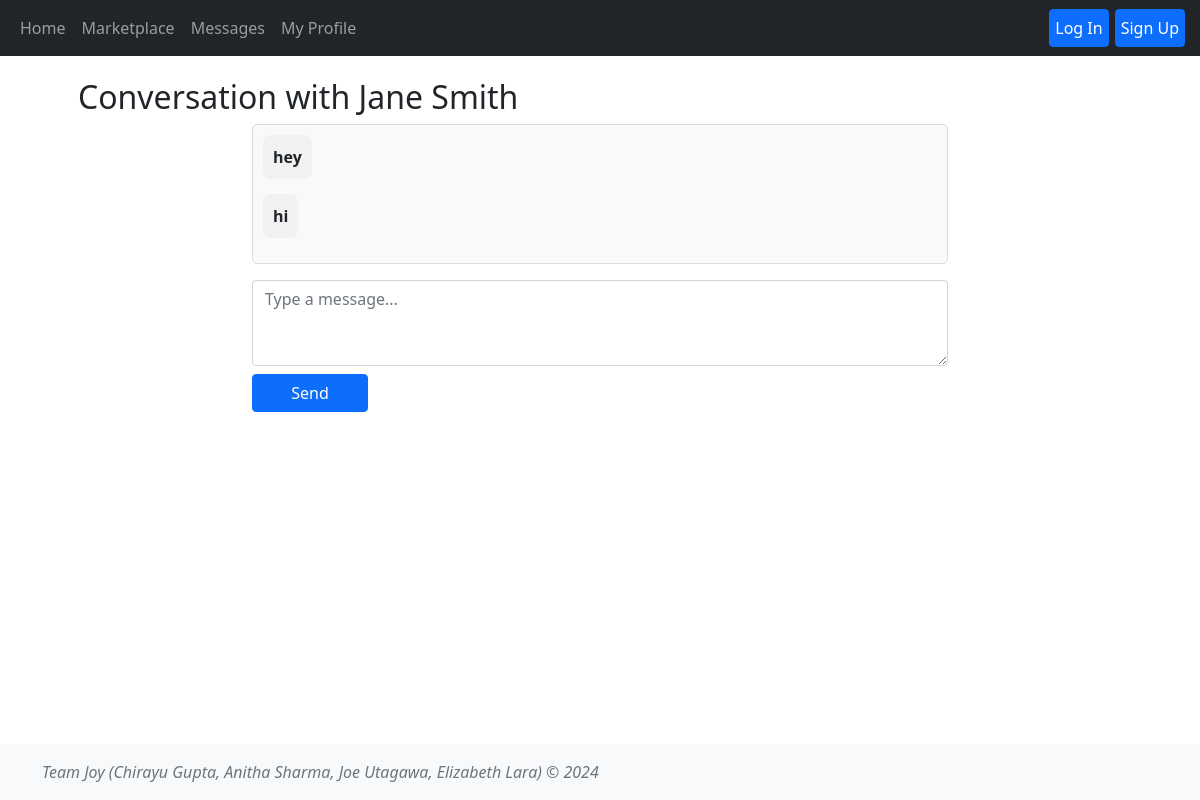
The page /messages/1 on the database its author committed.
### tables this page shows
CREATE TABLE Users (user_id INTEGER PRIMARY KEY AUTOINCREMENT,username TEXT NOT NULL, name TEXT NOT NULL,email TEXT NOT NULL UNIQUE,password TEXT NOT NULL,profile_image TEXT,location TEXT);

CREATE TABLE messages (
            message_id INTEGER PRIMARY KEY AUTOINCREMENT,
            conversation_id INTEGER NOT NULL,
            sender_id INTEGER NOT NULL,
            receiver_id INTEGER NOT NULL,
            content TEXT NOT NULL,
            timestamp TEXT NOT NULL,
            FOREIGN KEY (conversation_id) REFERENCES conversations(conversation_id),
            FOREIGN KEY (sender_id) REFERENCES users(user_id),
            FOREIGN KEY (receiver_id) REFERENCES users(user_id)
        );

### app.py (the view)
@app.route('/messages/<int:conversation_id>', methods=['GET', 'POST'])
def conversation(conversation_id=None):
    user_id = session.get('user_id')
    user = User.getUserByID(user_id)
    convo = Conversation.get_all_conversation_messages(conversation_id)
    if convo[0]['receiver_id'] == user_id:
        receiver = User.getName(convo[0]['sender_id'])
    else:
        receiver = User.getName(convo[0]['receiver_id'])
    print(convo)
    return render_template('conversation.html', user_id = user_id, user=user,conversation_id=conversation_id, convo=convo, receiver=receiver)

### messages.py (called while the page is built)
    @classmethod
    def get_all_conversation_messages(cls, conversation_id):
        with sqlite3.connect('database.db') as conn:
            cursor = conn.cursor()
            cursor.execute('''SELECT message_id, sender_id, receiver_id, content, timestamp, conversation_id
                              FROM messages WHERE conversation_id=? ORDER BY timestamp''',
                           (conversation_id,))
            messages = cursor.fetchall()
            message_dict = [{"message_id": msg[0],
                    "sender_id": msg[1],
                    "receiver_id": msg[2],
                    "content": msg[3],
                    "timestamp": msg[4],
                    'conversation_id':msg[5]}for msg in messages]
            return message_dict

### users.py (called while the page is built)
    @classmethod
    def getAllUsers(cls):
        conn = sqlite3.connect('database.db')
        cursorObj = conn.cursor()
        cursorObj.execute('SELECT user_id, username, name, email, password, profile_image, location FROM users;')
        allRows = cursorObj.fetchall()
        ListOfDictionaries = []
        for row in allRows:
            m = {"user_id": row[0], 'username':row[1],"name":row[2], 'email': row[3], 'password':row[4], 'profile_image':row[5], 'location':row[6]}
            ListOfDictionaries.append(m)
        if conn:
            conn.close()
        return ListOfDictionaries

    def getUserByID(user_id):
        users = User.getAllUsers()
        for user in users:
            if user['user_id'] == user_id:
                return user

    @classmethod
    def getName(cls, user_id):
        users = User.getAllUsers()
        for user in users:
            if user['user_id'] == user_id:
                return user['name']

### templates/conversation.html (shortened to what this page needs)
{% extends 'base.html' %}
{% block content %}
<main class="container p-5">
    <h2>Conversation with {{ receiver }}</h2>
    <div class="col-8 mx-auto message-list">
        {% for message in convo %}
        <div class=" message {% if message['sender_id'] == session['user_id'] %}sent{% else %}received{% endif %}">
            <strong>{{ message['content'] }}</strong>
        </div>
        {% endfor %}
    </div>
    <form action="{{ url_for('send_message', conversation_id=conversation_id) }}" method="POST" class="mt-3">
        <div class="col-8 mx-auto form-group">
            <textarea name="content" class="form-control" rows="3" placeholder="Type a message..." required></textarea>
            <button type="submit" class="col-2 mx-auto btn btn-primary mt-2">Send</button>
        </div>
    </form>
</main>
{% endblock %}

### static/css/styles.css (style rules this page uses)
body { padding-bottom: 100px; padding-top: 30px; }
.message-list { max-height: 400px; overflow-y: scroll; padding: 10px; border: 1px solid #ddd; border-radius: 5px; background-color: #f9f9f9; }
.message { margin-bottom: 15px; padding: 10px; border-radius: 8px; width: fit-content; }
.message.received { background-color: #f1f1f1; }

### rows shown on the page
Users: name "Jane Smith"
messages: content "hey"
messages: content "hi"
